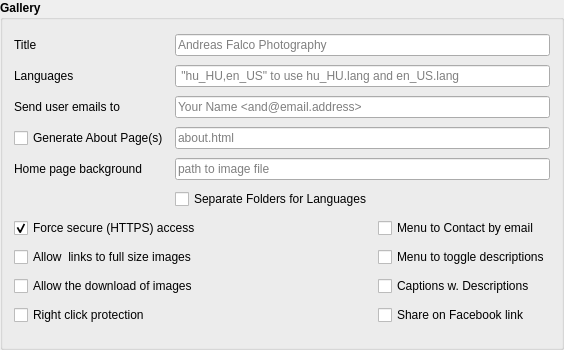
           <widget class="QGroupBox" name="gbGallery">
            <property name="sizePolicy">
             <sizepolicy hsizetype="Expanding" vsizetype="Preferred">
              <horstretch>0</horstretch>
              <verstretch>0</verstretch>
             </sizepolicy>
            </property>
            <property name="minimumSize">
             <size>
              <width>0</width>
              <height>350</height>
             </size>
            </property>
            <property name="font">
             <font>
              <family>Arial</family>
              <weight>75</weight>
              <bold>true</bold>
             </font>
            </property>
            <property name="title">
             <string>Gallery</string>
            </property>
            <layout class="QGridLayout" name="gbGalleryLayout">
             <item row="6" column="2" colspan="2">
              <widget class="QLineEdit" name="edtBackImage">
               <property name="font">
                <font>
                 <family>Arial</family>
                 <weight>50</weight>
                 <bold>false</bold>
                </font>
               </property>
               <property name="toolTip">
                <string>&lt;html&gt;&lt;head/&gt;&lt;body&gt;&lt;p&gt;Path name of  an image file, which will be set as the background image for the auto generated home page&lt;/p&gt;&lt;/body&gt;&lt;/html&gt;</string>
               </property>
               <property name="placeholderText">
                <string>path to image file</string>
               </property>
              </widget>
             </item>
             <item row="3" column="1">
              <widget class="QCheckBox" name="chkMenuToAbout">
               <property name="font">
                <font>
                 <family>Arial</family>
                 <weight>50</weight>
                 <bold>false</bold>
                </font>
               </property>
               <property name="toolTip">
                <string>&lt;html&gt;&lt;head/&gt;&lt;body&gt;&lt;p&gt;The &amp;quot;About&amp;quot; menu is only generated when either the checkbox '&lt;span style=&quot; font-weight:600;&quot;&gt;Generate About Page&lt;/span&gt;' is checked &lt;span style=&quot; font-weight:600;&quot;&gt;or&lt;/span&gt; when a name is entered into this field.&lt;/p&gt;&lt;p&gt;If checked you need not fill in about file names, but if you do then new files will be generated every time, overwriting previous pages.&lt;/p&gt;&lt;p&gt;The contents of generated about pages are taken from files named '&lt;span style=&quot; font-style:italic;&quot;&gt;about_text&lt;/span&gt;XX&lt;span style=&quot; font-style:italic;&quot;&gt;.txt&lt;/span&gt;' in the source gallery directory, where XX stands for the language abbreviation, e.g. '_&lt;span style=&quot; font-style:italic;&quot;&gt;en&lt;/span&gt;'.&lt;br/&gt;You may use any HTML element in these files, for instance &amp;lt;h1&amp;gt; for the title.&lt;/p&gt;&lt;p&gt;If not checked and a name is enetered into the field then the menu will be present, but no page is generated. If you use more than one language the name entered here will be the base name and extensioon for the about pages.&lt;/p&gt;&lt;p&gt;Example: name '&lt;span style=&quot; font-style:italic;&quot;&gt;mycard.htm&lt;/span&gt;l' then with two languages: English (en) and Hungarian (hu) the file names on the menu will be &lt;span style=&quot; font-style:italic;&quot;&gt;mycard_en.html&lt;/span&gt; and &lt;span style=&quot; font-style:italic;&quot;&gt;mycard_hu.html.&lt;/span&gt;&lt;/p&gt;&lt;p&gt;&lt;br/&gt;&lt;/p&gt;&lt;/body&gt;&lt;/html&gt;</string>
               </property>
               <property name="text">
                <string>Generate About Page(s)</string>
               </property>
              </widget>
             </item>
             <item row="0" column="1">
              <widget class="QLabel" name="label_47">
               <property name="font">
                <font>
                 <family>Arial</family>
                 <weight>50</weight>
                 <bold>false</bold>
                </font>
               </property>
               <property name="text">
                <string>Title</string>
               </property>
              </widget>
             </item>
             <item row="11" column="1" colspan="2">
              <widget class="QCheckBox" name="chkAllowLinkToImages">
               <property name="font">
                <font>
                 <family>Arial</family>
                 <weight>50</weight>
                 <bold>false</bold>
                </font>
               </property>
               <property name="text">
                <string>Allow  links to full size images</string>
               </property>
              </widget>
             </item>
             <item row="1" column="2" colspan="2">
              <widget class="QLineEdit" name="edtGalleryLanguages">
               <property name="font">
                <font>
                 <family>Arial</family>
                 <weight>50</weight>
                 <bold>false</bold>
                </font>
               </property>
               <property name="toolTip">
                <string>&lt;html&gt;&lt;head/&gt;&lt;body&gt;&lt;p&gt;List of language abbreviations (e.g. en_US or en_GB) separated by comma (,)&lt;/p&gt;&lt;p&gt;Texts for languages must either be in the .struct file or &lt;br/&gt;in files in either the program directory or in the&lt;br/&gt;actual gallery's source directory. Files must be named as&lt;/p&gt;&lt;p&gt;&lt;span style=&quot; font-style:italic;&quot;&gt;&amp;lt;language abbreviation&amp;gt;.text, &lt;/span&gt;&lt;/p&gt;&lt;p&gt;Example:&lt;span style=&quot; font-style:italic;&quot;&gt; en_US.text.&lt;/span&gt;&lt;/p&gt;&lt;p&gt;If left empty it uses all language text files it finds.&lt;/p&gt;&lt;p&gt;This is just the language used on the gallery pages and not the&lt;br/&gt;language of the program's interface!&lt;/p&gt;&lt;/body&gt;&lt;/html&gt;</string>
               </property>
               <property name="placeholderText">
                <string> &quot;hu_HU,en_US&quot; to use hu_HU.lang and en_US.lang</string>
               </property>
              </widget>
             </item>
             <item row="2" column="1">
              <widget class="QLabel" name="label_42">
               <property name="font">
                <font>
                 <family>Arial</family>
                 <weight>50</weight>
                 <bold>false</bold>
                </font>
               </property>
               <property name="text">
                <string>Send user emails to</string>
               </property>
               <property name="buddy">
                <cstring>edtEmailTo</cstring>
               </property>
              </widget>
             </item>
             <item row="10" column="3">
              <widget class="QCheckBox" name="chkMenuToContact">
               <property name="font">
                <font>
                 <family>Arial</family>
                 <weight>50</weight>
                 <bold>false</bold>
                </font>
               </property>
               <property name="toolTip">
                <string>&lt;html&gt;&lt;head/&gt;&lt;body&gt;&lt;p&gt;Adds a &lt;span style=&quot; font-style:italic;&quot;&gt;Contact &lt;/span&gt; menu which opens mail to the value &lt;/p&gt;&lt;p&gt;in the user mail address field above.&lt;/p&gt;&lt;/body&gt;&lt;/html&gt;</string>
               </property>
               <property name="text">
                <string>Menu to Contact by email</string>
               </property>
              </widget>
             </item>
             <item row="12" column="1" colspan="2">
              <widget class="QCheckBox" name="chkCanDownload">
               <property name="font">
                <font>
                 <family>Arial</family>
                 <weight>50</weight>
                 <bold>false</bold>
                </font>
               </property>
               <property name="text">
                <string>Allow the download of images</string>
               </property>
              </widget>
             </item>
             <item row="14" column="3">
              <widget class="QCheckBox" name="chkFacebook">
               <property name="font">
                <font>
                 <family>Arial</family>
                 <weight>50</weight>
                 <bold>false</bold>
                </font>
               </property>
               <property name="toolTip">
                <string>&lt;html&gt;&lt;head/&gt;&lt;body&gt;&lt;p&gt;Add a '&lt;span style=&quot; text-decoration: underline;&quot;&gt;Share on Facebook'&lt;/span&gt; link to albums.&lt;/p&gt;&lt;p&gt;&lt;span style=&quot; font-style:italic;&quot;&gt;You must upload your gallery to a server for this to work!&lt;/span&gt;&lt;/p&gt;&lt;/body&gt;&lt;/html&gt;</string>
               </property>
               <property name="text">
                <string>Share on Facebook link</string>
               </property>
              </widget>
             </item>
             <item row="1" column="1">
              <widget class="QLabel" name="label_62">
               <property name="font">
                <font>
                 <family>Arial</family>
                 <weight>50</weight>
                 <bold>false</bold>
                </font>
               </property>
               <property name="text">
                <string>Languages</string>
               </property>
              </widget>
             </item>
             <item row="14" column="1">
              <widget class="QCheckBox" name="chkRightClickProtected">
               <property name="font">
                <font>
                 <family>Arial</family>
                 <weight>50</weight>
                 <bold>false</bold>
                </font>
               </property>
               <property name="toolTip">
                <string>&lt;html&gt;&lt;head/&gt;&lt;body&gt;&lt;p&gt;Try to protect page from downloads using the right mouse button (or Ctrl+click on Macs).&lt;/p&gt;&lt;p&gt;&lt;br/&gt;&lt;/p&gt;&lt;p&gt;&lt;span style=&quot; font-style:italic;&quot;&gt;Note: this only protects from the average users!&lt;/span&gt;&lt;/p&gt;&lt;/body&gt;&lt;/html&gt;</string>
               </property>
               <property name="text">
                <string>Right click protection</string>
               </property>
              </widget>
             </item>
             <item row="6" column="1">
              <widget class="QLabel" name="label_50">
               <property name="font">
                <font>
                 <family>Arial</family>
                 <weight>50</weight>
                 <bold>false</bold>
                </font>
               </property>
               <property name="text">
                <string>Home page background</string>
               </property>
              </widget>
             </item>
             <item row="3" column="2" colspan="2">
              <widget class="QLineEdit" name="edtAbout">
               <property name="font">
                <font>
                 <family>Arial</family>
                 <weight>50</weight>
                 <bold>false</bold>
                </font>
               </property>
               <property name="toolTip">
                <string>&lt;html&gt;&lt;head/&gt;&lt;body&gt;&lt;p&gt;Name of the &lt;span style=&quot; font-weight:600;&quot;&gt;About&lt;/span&gt; page(s). &lt;/p&gt;&lt;p&gt;The &amp;quot;About&amp;quot; menu is only generated when either the checkbox '&lt;span style=&quot; font-weight:600;&quot;&gt;Generate About Page&lt;/span&gt;' is checked &lt;span style=&quot; font-weight:600;&quot;&gt;or&lt;/span&gt; when a name is enetered into this field.&lt;/p&gt;&lt;p&gt;If  '&lt;span style=&quot; font-weight:600;&quot;&gt;Generate About Page&lt;/span&gt;' is checked you need not fill in this field, but if you do then new files will be generated every time, overwriting previous pages.&lt;br/&gt;The contents of the about pages are taken from files named '&lt;span style=&quot; font-style:italic;&quot;&gt;about_text&lt;/span&gt;XX&lt;span style=&quot; font-style:italic;&quot;&gt;.txt&lt;/span&gt;' in the source gallery directory, where XX stands for the language abbreviation, e.g. '_&lt;span style=&quot; font-style:italic;&quot;&gt;en&lt;/span&gt;'.&lt;br/&gt;You may use any HTML element in these files, for instance &amp;lt;h1&amp;gt; for the title.&lt;/p&gt;&lt;p&gt;If  '&lt;span style=&quot; font-weight:600;&quot;&gt;Generate About Page&lt;/span&gt;' is not checked and a name is enetered into this field then the menu will be present, but no page is generated. If you use more than one language the name entered here will be the base name and extensioon for the about pages.&lt;/p&gt;&lt;p&gt;Example: name '&lt;span style=&quot; font-style:italic;&quot;&gt;mycard.htm&lt;/span&gt;l' then with two languages: English (en) and Hungarian (hu) the file names on the menu will be &lt;span style=&quot; font-style:italic;&quot;&gt;mycard_en.html&lt;/span&gt; and &lt;span style=&quot; font-style:italic;&quot;&gt;mycard_hu.html.&lt;/span&gt;&lt;/p&gt;&lt;p&gt;&lt;br/&gt;&lt;/p&gt;&lt;/body&gt;&lt;/html&gt;</string>
               </property>
               <property name="placeholderText">
                <string>about.html</string>
               </property>
              </widget>
             </item>
             <item row="11" column="3">
              <widget class="QCheckBox" name="chkMenuToDescriptions">
               <property name="font">
                <font>
                 <family>Arial</family>
                 <weight>50</weight>
                 <bold>false</bold>
                </font>
               </property>
               <property name="toolTip">
                <string>&lt;html&gt;&lt;head/&gt;&lt;body&gt;&lt;p&gt;Adds menu to turn image descriptions on and off.&lt;/p&gt;&lt;/body&gt;&lt;/html&gt;</string>
               </property>
               <property name="text">
                <string>Menu to toggle descriptions</string>
               </property>
              </widget>
             </item>
             <item row="0" column="2" colspan="2">
              <widget class="QLineEdit" name="edtGalleryTitle">
               <property name="font">
                <font>
                 <family>Arial</family>
                 <weight>50</weight>
                 <bold>false</bold>
                </font>
               </property>
               <property name="toolTip">
                <string/>
               </property>
               <property name="placeholderText">
                <string>Andreas Falco Photography</string>
               </property>
              </widget>
             </item>
             <item row="10" column="1" colspan="2">
              <widget class="QCheckBox" name="chkForceSSL">
               <property name="enabled">
                <bool>true</bool>
               </property>
               <property name="font">
                <font>
                 <family>Arial</family>
                 <weight>50</weight>
                 <bold>false</bold>
                </font>
               </property>
               <property name="toolTip">
                <string>&lt;html&gt;&lt;head/&gt;&lt;body&gt;&lt;p&gt;Request the pages to be safe to access.&lt;/p&gt;&lt;p&gt;Without it links will not be not be protected.&lt;/p&gt;&lt;/body&gt;&lt;/html&gt;</string>
               </property>
               <property name="text">
                <string>Force secure (HTTPS) access</string>
               </property>
               <property name="checked">
                <bool>true</bool>
               </property>
              </widget>
             </item>
             <item row="2" column="2" colspan="2">
              <widget class="QLineEdit" name="edtEmailTo">
               <property name="font">
                <font>
                 <family>Arial</family>
                 <weight>50</weight>
                 <bold>false</bold>
                </font>
               </property>
               <property name="toolTip">
                <string>&lt;html&gt;&lt;head/&gt;&lt;body&gt;&lt;p&gt;Enter your email address here and check the '&lt;span style=&quot; font-style:italic;&quot;&gt;Menu to Contacts&lt;/span&gt;' box below.&lt;/p&gt;&lt;/body&gt;&lt;/html&gt;</string>
               </property>
               <property name="placeholderText">
                <string>Your Name &lt;and@email.address&gt;</string>
               </property>
              </widget>
             </item>
             <item row="12" column="3">
              <widget class="QCheckBox" name="chkMenuToToggleCaptions">
               <property name="font">
                <font>
                 <family>Arial</family>
                 <weight>50</weight>
                 <bold>false</bold>
                </font>
               </property>
               <property name="toolTip">
                <string>Adds menu to couple image captions with descriptions.</string>
               </property>
               <property name="text">
                <string>Captions w. Descriptions</string>
               </property>
              </widget>
             </item>
             <item row="9" column="2">
              <widget class="QCheckBox" name="chkSeparateFoldersForLanguages">
               <property name="font">
                <font>
                 <family>Arial</family>
                 <weight>50</weight>
                 <bold>false</bold>
                </font>
               </property>
               <property name="toolTip">
                <string>&lt;html&gt;&lt;head/&gt;&lt;body&gt;&lt;p&gt;If checked HTML files for the different languages will be put into separate folders with names of the country codes.&lt;/p&gt;&lt;p&gt;&lt;br/&gt;&lt;/p&gt;&lt;p&gt;Example: two languages (en_US and hu_HU) then the name &lt;span style=&quot; font-weight:600;&quot;&gt;album12345.html&lt;/span&gt;  will be used in both folders &lt;span style=&quot; font-weight:600;&quot;&gt;en_US&lt;/span&gt; and &lt;span style=&quot; font-weight:600;&quot;&gt;hu_HU &lt;/span&gt;inside &lt;span style=&quot; font-weight:600;&quot;&gt;albums&lt;/span&gt;.&lt;/p&gt;&lt;p&gt;&lt;br/&gt;&lt;/p&gt;&lt;p&gt;If unchecked: each albums will be put in the same folder, but the country code will be used as a suffix.&lt;/p&gt;&lt;p&gt;&lt;br/&gt;&lt;/p&gt;&lt;p&gt;Example: &lt;span style=&quot; font-weight:600;&quot;&gt;album12345-hu_HU.html&lt;/span&gt; and &lt;span style=&quot; font-weight:600;&quot;&gt;album12345-en_US.html &lt;/span&gt;will be put into the same folder &lt;span style=&quot; font-weight:600;&quot;&gt;albums&lt;/span&gt;.&lt;/p&gt;&lt;p&gt;&lt;br/&gt;&lt;/p&gt;&lt;p&gt;We suggest, unless you have very many albums ( more than a few thousand) leave this unchecked.&lt;/p&gt;&lt;/body&gt;&lt;/html&gt;</string>
               </property>
               <property name="text">
                <string>Separate Folders for Languages</string>
               </property>
              </widget>
             </item>
            </layout>
           </widget>
